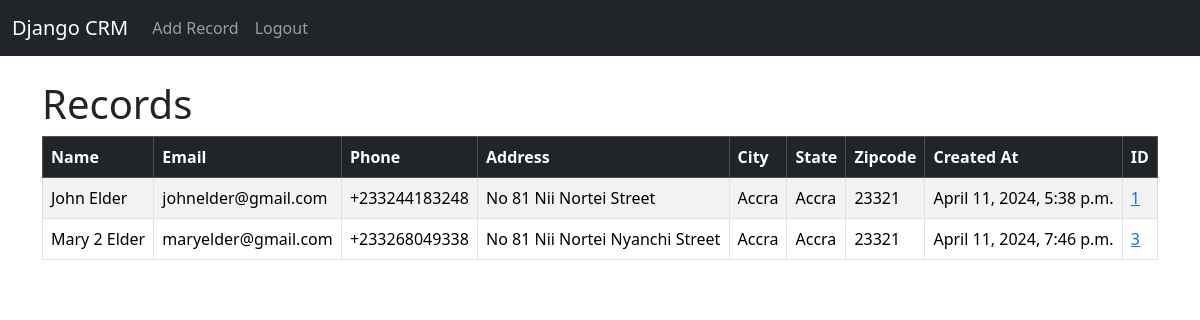
The app's page / (signed in), older data.
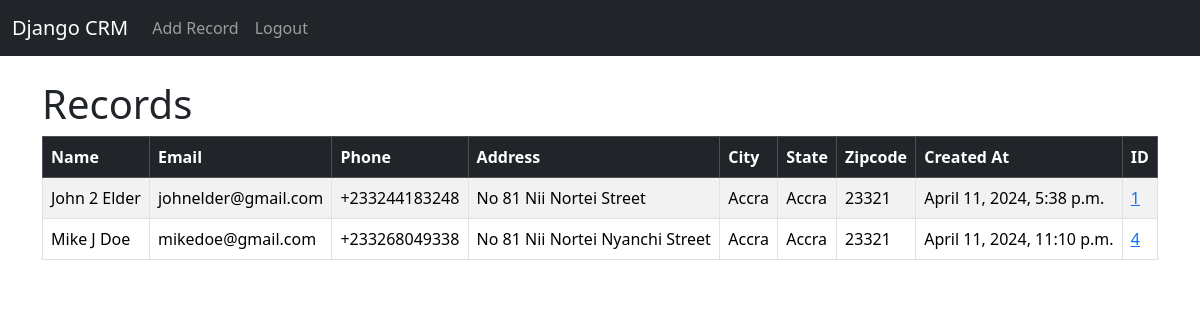
The same page, newer data.
### website/models.py (models this page shows, shortened)
class Record(models.Model):
    created_at = models.DateTimeField(auto_now_add=True)
    first_name = models.CharField(max_length=50)
    last_name = models.CharField(max_length=50)
    email = models.EmailField()
    phone = models.CharField(max_length=50)
    address = models.CharField(max_length=50)
    city = models.CharField(max_length=50)
    state = models.CharField(max_length=50)
    zipcode = models.CharField(max_length=20)

### website/views.py (the view)
# urls.py: path('', views.home, name='home'),
def home(request):
    records = Record.objects.all()
    if request.method == 'POST':
        username = request.POST['username']
        password = request.POST['password']
        user = authenticate(request, username=username, password=password)
        if user is not None:
            login(request, user)
            messages.success(request, 'You have been logged in')
            return redirect('home')
        else:
            messages.error(request, 'Invalid username or password')
            return redirect('home')
    else:
        return render(request, 'home.html', {'records': records})

### website/templates/home.html (shortened to what this page needs)
{% extends 'base.html' %}
{% block content %}
    {% if user.is_authenticated %}
        <h1>Records</h1>
        <table class="table table-striped table-hover table-bordered">
            <thead class="table-dark">
                <tr>
                    <th scope="col">Name</th>
                    <th scope="col">Email</th>
                    <th scope="col">Phone</th>
                    <th scope="col">Address</th>
                    <th scope="col">City</th>
                    <th scope="col">State</th>
                    <th scope="col">Zipcode</th>
                    <th scope="col">Created At</th>
                    <th scope="col">ID</th>
                </tr>
            </thead>
            <tbody>
                {% if records %}
                    {% for record in records %}
                        <tr>
                            <td>{{ record.first_name }} {{ record.last_name }}</td>
                            <td>{{ record.email }}</td>
                            <td>{{ record.phone }}</td>
                            <td>{{ record.address }}</td>
                            <td>{{ record.city }}</td>
                            <td>{{ record.state }}</td>
                            <td>{{ record.zipcode }}</td>
                            <td>{{ record.created_at }}</td>
                            <td><a href="{% url 'record' record.id %}">{{ record.id }}</a></td>
                        </tr>
                    {% endfor %}
                {% endif %}
            </tbody>
        </table>
    {% endif %}
{% endblock %}

### website/templates/base.html (shortened to what this page needs)
<!doctype html>
<html lang="en">
  <head>
    <link href="https://cdn.jsdelivr.net/npm/bootstrap@5.3.3/dist/css/bootstrap.min.css" rel="stylesheet">
  </head>
  <body>
    {% include 'navbar.html' %}
    <div class="container">
        <br>
        {% block content %}
        {% endblock %}
    </div>
  </body>
</html>

### website/templates/navbar.html (shortened to what this page needs)
<nav class="navbar navbar-expand-lg navbar-dark bg-dark">
  <div class="container-fluid">
    <a class="navbar-brand" href="{% url 'home' %}">Django CRM</a>
    <div class="collapse navbar-collapse" id="navbarSupportedContent">
      <ul class="navbar-nav me-auto mb-2 mb-lg-0">
        {% if user.is_authenticated %}
        <li class="nav-item">
            <a class="nav-link" href="{% url 'add-record' %}">Add Record</a>
        </li>
        <li class="nav-item">
            <a class="nav-link" href="{% url 'logout' %}">Logout</a>
        </li>
        {% endif %}
      </ul>
    </div>
  </div>
</nav>

Row changes from the older to the newer data that the page shows:
removed Record: first_name "Mary 2", last_name "Elder", email "maryelder@gmail.com", phone "+233268049338", address "No 81 Nii Nortei Nyanchi Street", city "Accra", state "Accra", zipcode "23321", created_at "April 11, 2024, 7:46 p.m.", id "3"
changed Record "Elder": first_name "John" → "John 2"
added Record: first_name "Mike J", last_name "Doe", email "mikedoe@gmail.com", phone "+233268049338", address "No 81 Nii Nortei Nyanchi Street", city "Accra", state "Accra", zipcode "23321", created_at "April 11, 2024, 11:10 p.m.", id "4"
